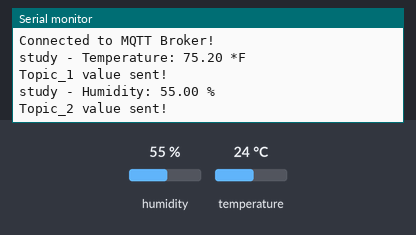
Simulated run of this sketch. Board: Arduino MKR. Shown: the last lines printed to the serial monitor. Inputs (shaded band) come from the test bench; at power-on: humidity 55 %, temperature 24 °C. WiFi joins after 1.5 s; servers stay silent unless stated; no MQTT or app messages arrive unless stated; not simulated (calls return 0 or success): arduino_secrets.h.

Above: at 16.9 s.
17.0 s: humidity set to 22 %
At 27.1 s:
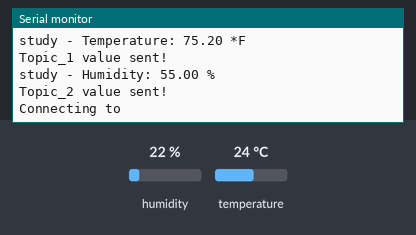
29.1 s: temperature set to 12 °C
At 30.0 s:
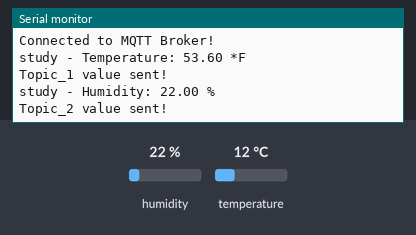
41.2 s: humidity set to 40 %
At 42.8 s:
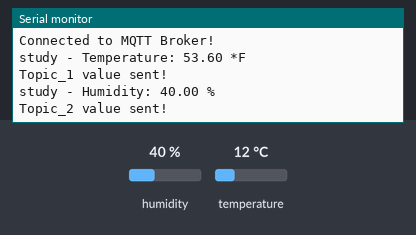
Timing chart, 0 to 44.3 s (numbered marks = the images above; inputs shaded):
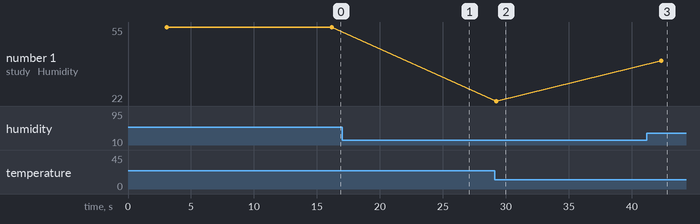

Measured:
- after the input at 29.1 s, the serial monitor: prints a new line after 0.14 s (image 2)
- after the input at 41.2 s, the serial monitor: prints a new line after 1.1 s (image 3)
- plotted number 1: 22 → 40 after the input at 41.2 s

The sketch:

nano_wifi_sensor.ino
```cpp
/*
 * Program to read temperature and humidity data
 * from DHT11 sensor board, connect to local WIFI
 * netork, then send data to an MQTT broker service.
 *
 * Configuration information is found in the associated
 * arduino_secrets header file.
 *
 * Written by Jeff Prevost, 3/28/2022
 */


#include "DHT.h"
#include "PubSubClient.h" // Connect and publish to the MQTT broker
#include <WiFiNINA.h> // implement the WIFI NinA library
#include "arduino_secrets.h"

#define DHTPIN 7  // Pin connected to the DHT sensor
#define DHTTYPE DHT11  // DHT11 or DHT22

DHT dht(DHTPIN, DHTTYPE);

// WiFi
///////please enter your sensitive data in the Secret tab/arduino_secrets.h
char ssid[] = SECRET_SSID;        // your network SSID (name)
char pass[] = SECRET_PASS;        // your network password (use for WPA, or use as key for WEP)

// MQTT
// Read data from arduino_secrets file

char mqtt_port_num[] = SECRET_MQTT_PORT;
char mqtt_server[] = SECRET_MQTT_SERVERIP;
char mqtt_username[] = SECRET_MQTT_UNAME;
char mqtt_password[] = SECRET_MQTT_UPASS;//
char clientID[] = SECRET_MQTT_CLIENTID;

// Set variables for identifying device and sensor channel names for MQTT
String location = "study";
String topic_1 = location + "/humidity";
String topic_2 = location + "/temperature";

// Initialise the WiFi and MQTT Client objects
WiFiClient wifiClient;
// 1883 is the listener port for the Broker
PubSubClient client(mqtt_server, int(mqtt_port_num), wifiClient);

void connect_WiFi()
{
  // Connect to the WiFi network
  Serial.print("Connecting to ");
  Serial.println(ssid);
  WiFi.begin(ssid, pass);

  // Wait until the connection has been confirmed before continuing
  while (WiFi.status() != WL_CONNECTED) {
    delay(500);
    Serial.print(".");
  }

  // Debugging - Output the IP Address of the ESP8266
  Serial.println("WiFi connected");
  Serial.print("IP address: ");
  Serial.println(WiFi.localIP());
}

// Custom function to connect to the MQTT broker via WiFi
void connect_MQTT(){

  connect_WiFi();

  // Connect to MQTT Broker
  Serial.print("Connecting to MQTT Broker ");
  Serial.print(mqtt_server);
  Serial.print(":");
  Serial.println(mqtt_port_num);
  // client.connect returns a boolean value to let us know if the connection was successful.
  // If the connection is failing, make sure you are using the correct MQTT Username and Password (Setup Earlier in the Instructable)
  if (client.connect(clientID, mqtt_username, mqtt_password)) {
    Serial.println("Connected to MQTT Broker!");
  }
  else {
    Serial.println("Connection to MQTT Broker failed...");
  }
}

void readTopic1()
{
  // convert reading to Farenheit
  float t = 1.8 * dht.readTemperature() + 32.0;

  Serial.print(location);
  Serial.print(" - Temperature: ");
  Serial.print(t);
  Serial.println(" *F");

   // PUBLISH topic_1 to the MQTT Broker. While publish returns false, reconnect to wifi and MQTT and try again
  while (!client.publish(topic_1.c_str(), String(t).c_str()))
  {
    connect_MQTT();
    delay(10); // This delay ensures that client.publish doesn't clash with the client.connect call
  }
  Serial.println( "Topic_1 value sent!" );
}

void readTopic2()
{
  float h = dht.readHumidity();

  Serial.print(location);
  Serial.print(" - Humidity: ");
  Serial.print(h);
  Serial.println(" %");

   // PUBLISH topic_2 to the MQTT Broker. While publish returns false, reconnect to wifi and MQTT and try again
  while (!client.publish(topic_2.c_str(), String(h).c_str()))
  {
    connect_MQTT();
    delay(10); // This delay ensures that client.publish doesn't clash with the client.connect call
  }
  Serial.println( "Topic_2 value sent!" );
}

void setup() {
  Serial.begin(9600);
  dht.begin();
}

void loop() {
  connect_WiFi();
  connect_MQTT();
  Serial.setTimeout(2000);

  readTopic1();
  readTopic2();

  client.disconnect();  // disconnect from the MQTT broker
  delay(1000*10);       // print new values every 10 seconds
}
```
